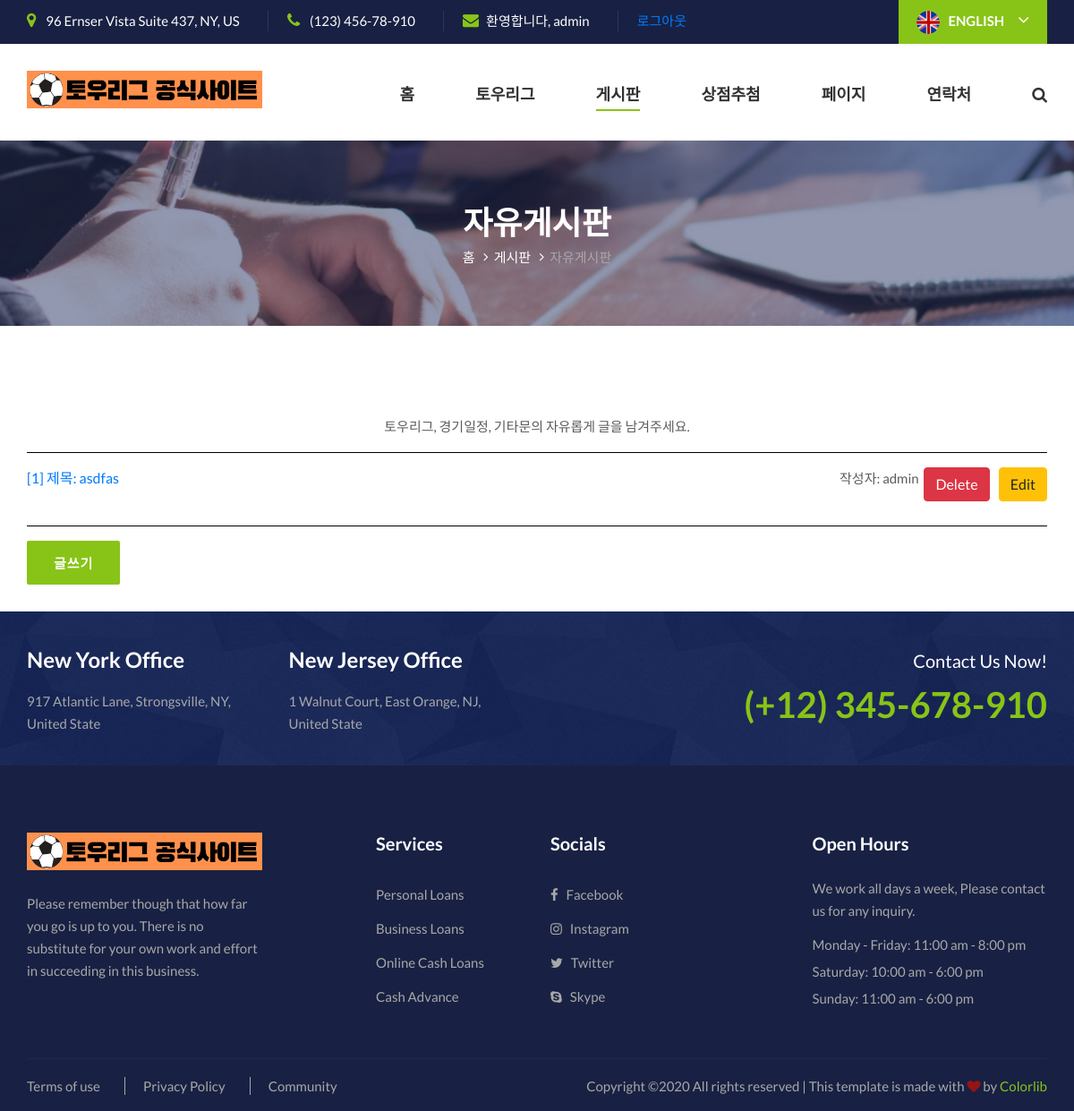
The page /bulletin (signed in) on the database its author committed.
### main.py (models this page shows, shortened)
class Bulletin(db.Model):
    id = db.Column(db.Integer, primary_key = True)
    title = db.Column(db.String(80))
    content = db.Column(db.String(80))
    writer = db.Column(db.String(80))

### main.py (the view)
@app.route('/bulletin')
def bulletin():
    if session['logged_in'] == False:
        return render_template("bulletin.html")
    elif session['logged_in'] == True:
        name = session['name']
        session.permanent = True
        return render_template("bulletin.html", usr = name, values=Bulletin.query.all())
    else:
        return render_template('bulletin.html', values=Bulletin.query.all())

### templates/bulletin.html (shortened to what this page needs)
{% extends 'services.html' %}
{% block body %}
{% if session['logged_in'] == True %}
    <p style ="text-align: center;">토우리그, 경기일정, 기타문의 자유롭게 글을 남겨주세요.</p>
{% elif session['logged_in'] == False %}
    <p style ="text-align: center;">게시판은 로그인 이후 이용가능합니다.</p>
{% endif %}
<hr color="black">
{% for item in values %}
    <a href="/bulletin/bulletin_see/{{item.id}}" >[{{item.id}}] 제목: {{item.title}}</a>
    <a href="bulletin/update/{{item.id}}" style ="float: right; margin-left: 10px;"class="btn btn-warning btn-xs">Edit</a>
    <a href="bulletin/delete/{{item.id}}" style ="float: right;"class="btn btn-danger btn-xs" onclick="return confirm('삭제하시겠습니까 ?')">Delete</a>
    <p style = "float: right;">작성자: {{item.writer}}&nbsp;&nbsp;</p>
    <p>&nbsp;&nbsp;</p>
    <hr color="black">
{% endfor %}
{% endblock %}

### templates/services.html (shortened to what this page needs)
<!DOCTYPE html>
<html lang="zxx">
<head>
    <link rel="stylesheet" href="{{ url_for('static', filename='css/bootstrap.min.css') }}">
    <link rel="stylesheet" href="{{ url_for('static', filename='css/font-awesome.min.css') }}">
    <link rel="stylesheet" href="{{ url_for('static', filename='css/elegant-icons.css') }}">
    <link rel="stylesheet" href="{{ url_for('static', filename='css/nice-select.css') }}">
    <link rel="stylesheet" href="{{ url_for('static', filename='css/magnific-popup.css') }}">
    <link rel="stylesheet" href="{{ url_for('static', filename='css/jquery-ui.min.css') }}">
    <link rel="stylesheet" href="{{ url_for('static', filename='css/owl.carousel.min.css') }}">
    <link rel="stylesheet" href="{{ url_for('static', filename='css/slicknav.min.css') }}">
    <link rel="stylesheet" href="{{ url_for('static', filename='css/style.css') }}">
</head>
<body>
    <header class="header">
        <div class="header__top">
            <div class="container">
                <div class="row">
                    <div class="col-lg-9">
                        <ul class="header__top__widget">
                            <li><i class="fa fa-map-marker"></i> 96 Ernser Vista Suite 437, NY, US</li>
                            <li><i class="fa fa-phone"></i> (123) 456-78-910</li>
                            {% if session['logged_in'] == True %}
                                <li><i class="fa fa-envelope"></i>환영합니다, {{usr}}</li>
                                <li><a href="logout" class="primary-btn-s">로그아웃</a></li>
                            {% else %}
                                <li><a href="login" class="primary-btn-s">로그인</a></li>
                                <li><a href="main" class="primary-btn-s">회원가입</a></li>
                            {% endif %}
                        </ul>
                    </div>
                    <div class="col-lg-3">
                        <div class="header__top__language">
                            <img src="{{ url_for('static', filename='img/flag.png') }}" alt="">
                            <span>English</span>
                            <i class="fa fa-angle-down"></i>
                        </div>
                    </div>
                </div>
            </div>
        </div>
        <div class="container">
            <div class="row">
                <div class="col-lg-3">
                    <div class="header__logo">
                        <a href="main"><img src="{{ url_for('static', filename='img/towlogo5.png') }}" alt=""></a>
                    </div>
                </div>
                <div class="col-lg-9">
                    <div class="header__nav">
                        <nav class="header__menu">
                            <ul>
                                <li><a href="main">홈</a></li>
                                <li><a href="towleague">토우리그</a></li>
                                <li class="active"><a href="bulletin">게시판</a></li>
                                <li><a href="lottery">상점추첨</a></li>
                                <li><a href="#">페이지</a>
                                </li>
                                <li><a href="">연락처</a></li>
                            </ul>
                        </nav>
                        <div class="header__search">
                            <i class="fa fa-search search-switch"></i>
                        </div>
                    </div>
                </div>
            </div>
        </div>
    </header>
    <div class="breadcrumb-option set-bg" data-setbg="{{ url_for('static', filename='img/breadcrumb/breadcrumb-bg.jpg') }}">
        <div class="container">
            <div class="row">
                <div class="col-lg-12 text-center">
                    <div class="breadcrumb__text">
                        <h2>자유게시판</h2>
                        <div class="breadcrumb__links">
                            <a href="./index.html">홈</a>
                            <a href="./index.html">게시판</a>
                            <span>자유게시판</span>
                        </div>
                    </div>
                </div>
            </div>
        </div>
    </div>
    <section class="services spad">
        <div class="container">
            {% block body %}
            {% endblock %}
        </div>
        <div class="container">
            <form action="bulletin/create">
                <button type="submit" class="site-btn">글쓰기</button>
            </form>
        </div>
    </section>
    <div class="contact-widget set-bg" data-setbg="{{ url_for('static', filename='img/contact-widget.jpg') }}">
        <div class="container">
            <div class="row">
                <div class="col-lg-6 col-md-6">
                    <div class="row">
                        <div class="col-lg-6 col-md-6">
                            <div class="contact__widget__item">
                                <h4>New York Office</h4>
                                <p>917 Atlantic Lane, Strongsville, NY, United State</p>
                            </div>
                        </div>
                        <div class="col-lg-6 col-md-6">
                            <div class="contact__widget__item">
                                <h4>New Jersey Office</h4>
                                <p>1 Walnut Court, East Orange, NJ, United State</p>
                            </div>
                        </div>
                    </div>
                </div>
                <div class="col-lg-6 col-md-6">
                    <div class="contact__widget__phone">
                        <span>Contact Us Now!</span>
                        <h2>(+12) 345-678-910</h2>
                    </div>
                </div>
            </div>
        </div>
    </div>
    <footer class="footer">
        <div class="container">
            <div class="row">
                <div class="col-lg-3 col-md-6 col-sm-6">
                    <div class="footer__about">
                        <div class="footer__logo">
                            <a href="./index.html"><img src="{{ url_for('static', filename='img/towlogo5.png') }}" alt=""></a>
                        </div>
                        <p>Please remember though that how far you go is up to you. There is no substitute for your own
                            work and effort in succeeding in this business.</p>
                    </div>
                </div>
                <div class="col-lg-2 offset-lg-1 col-md-3 col-sm-6">
                    <div class="footer__widget">
                        <h5>Services</h5>
                        <div class="footer__widget">
                            <ul>
                                <li><a href="#">Personal Loans</a></li>
                                <li><a href="#">Business Loans</a></li>
                                <li><a href="#">Online Cash Loans</a></li>
                                <li><a href="#">Cash Advance</a></li>
                            </ul>
                        </div>
                    </div>
                </div>
                <div class="col-lg-2 col-md-3 col-sm-6">
                    <div class="footer__widget">
                        <h5>Socials</h5>
                        <div class="footer__widget footer__widget--social">
                            <ul>
                                <li><a href="#"><i class="fa fa-facebook"></i> Facebook</a></li>
                                <li><a href="#"><i class="fa fa-instagram"></i> Instagram</a></li>
                                <li><a href="#"><i class="fa fa-twitter"></i> Twitter</a></li>
                                <li><a href="#"><i class="fa fa-skype"></i> Skype</a></li>
                            </ul>
                        </div>
                    </div>
                </div>
                <div class="col-lg-3 offset-lg-1 col-md-6 col-sm-6">
                    <div class="footer__widget footer__widget--address">
                        <h5>Open Hours</h5>
                        <p>We work all days a week, Please contact us for any inquiry.</p>
                        <ul>
                            <li>Monday - Friday: 11:00 am - 8:00 pm</li>
                            <li>Saturday: 10:00 am - 6:00 pm</li>
                            <li>Sunday: 11:00 am - 6:00 pm</li>
                        </ul>
                    </div>
                </div>
            </div>
            <div class="footer__copyright">
                <div class="row">
                    <div class="col-lg-6 col-md-6">
                        <ul class="footer__copyright__links">
                            <li><a href="#">Terms of use</a></li>
                            <li><a href="#">Privacy Policy</a></li>
                            <li><a href="#">Community</a></li>
                        </ul>
                    </div>
                    <div class="col-lg-6 col-md-6">
                        <div class="footer__copyright__text">
                            <p>Copyright &copy;<script>document.write(new Date().getFullYear());</script> All rights reserved | This template is made with <i class="fa fa-heart" aria-hidden="true"></i> by <a href="https://colorlib.com" target="_blank">Colorlib</a></p>
                        </div>
                    </div>
                </div>
            </div>
        </div>
    </footer>
</body>
</html>

### rows shown on the page
Bulletin: writer "admin", id "1", title "asdfas"
